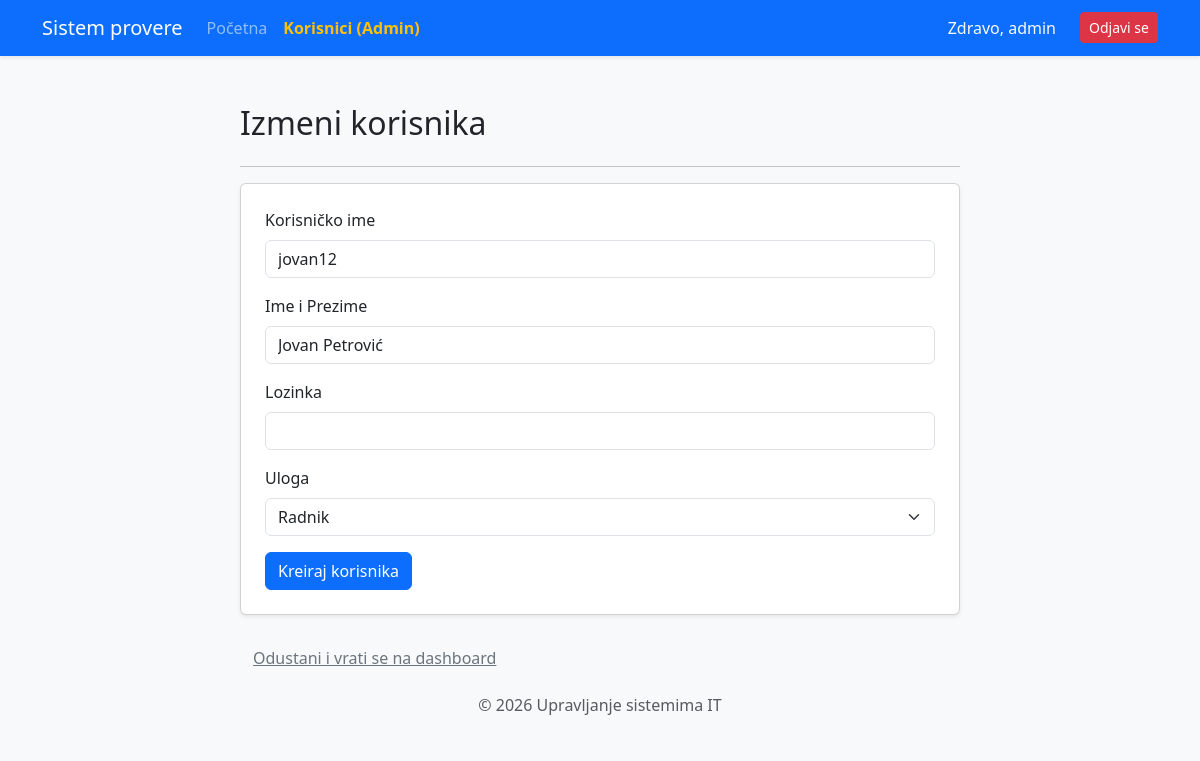
/edit_user/2 (signed in), run on an earlier commit of the app's database.
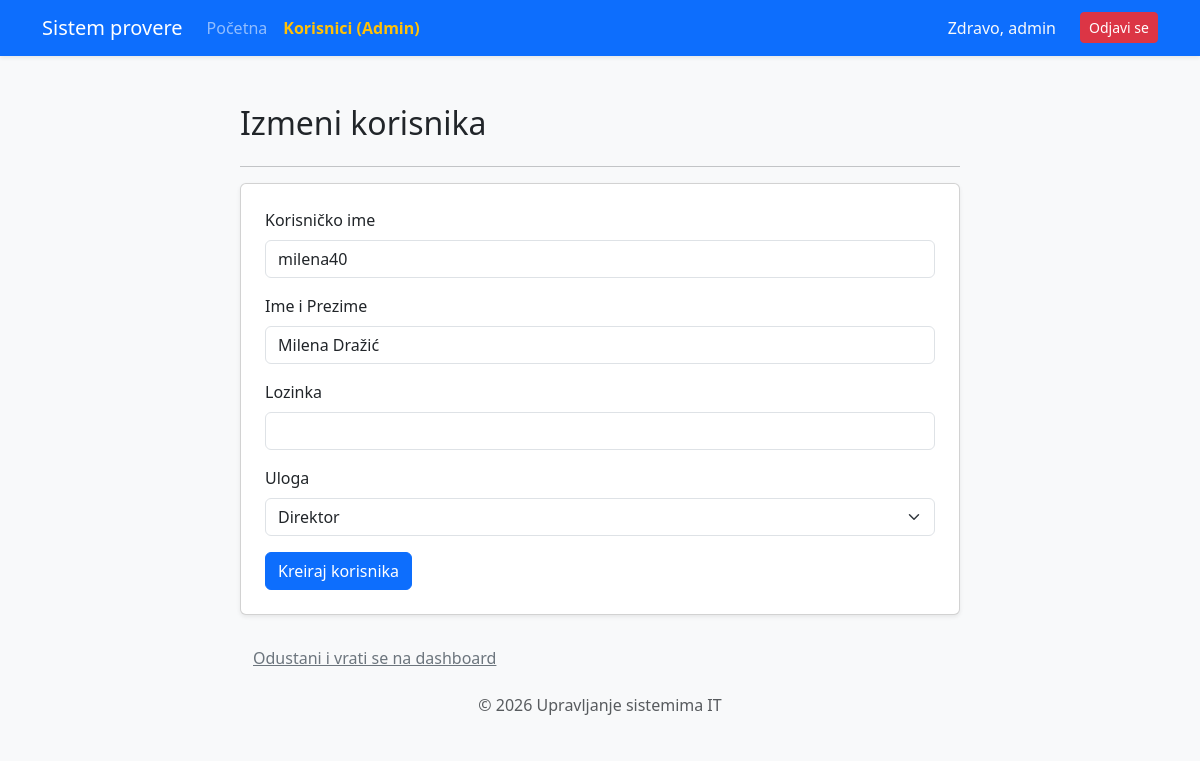
And on a later commit of the database.
### alchemy_classes.py (models this page shows)
class User(db.Model, UserMixin):
    __tablename__ = "user"
    id: Mapped[int] = mapped_column(Integer, primary_key=True)
    username: Mapped[str] = mapped_column(String(20), unique=True, nullable=False)
    password: Mapped[str] = mapped_column(String(100), nullable=False)
    ime_prezime: Mapped[str] = mapped_column(String(100), nullable=True)
    uloga: Mapped[str] = mapped_column(String(10), default="user")
    zaduzeni_statusi: Mapped[list["StatusResursa"]] = relationship("StatusResursa", back_populates="korisnik")

### main.py (the view, shortened to what this page needs)
@app.route('/edit_user/<int:user_id>', methods=['GET', 'POST'])
@login_required
def edit_user(user_id):
    korisnik = db.get_or_404(User, user_id)
    form = AddUserForm(obj=korisnik)
    return render_template("add_ad.html", form=form, title="Izmeni korisnika")

### custom_forms.py
class AddUserForm(FlaskForm):
    username = StringField("Korisničko ime", validators=[DataRequired()])
    ime_prezime = StringField("Ime i Prezime", validators=[DataRequired()])
    password = PasswordField("Lozinka", validators=[DataRequired()])
    uloga = SelectField("Uloga", choices=[('radnik', 'Radnik'), ('admin', 'Admin'), ('serviser', 'Serviser'),('direktor', 'Direktor')])
    submit = SubmitField("Kreiraj korisnika")

### main.py (called while the page is built)
@login_manager.user_loader
def load_user(user_id):
    return db.get_or_404(User, user_id)

### templates/add_ad.html (shortened to what this page needs)
{% extends "base.html" %}
{% from "bootstrap5/form.html" import render_form %}
{% block content %}
<div class="container mt-5">
    <div class="row">
        <div class="col-md-8 offset-md-2">
            <h2 class="mb-4">{{ title }}</h2>
            <hr>
            <div class="card shadow-sm p-4">
                {{ render_form(form) }}
            </div>
            <div class="mt-4">
                <a href="{{ url_for('home') }}" class="btn btn-link text-secondary">
                     Odustani i vrati se na dashboard
                </a>
            </div>
        </div>
    </div>
</div>
{% endblock %}

What changed in the data, as far as the page shows it:
changed User: username "jovan12" → "milena40"; ime_prezime "Jovan Petrović" → "Milena Dražić"; uloga "Radnik" → "Direktor"
